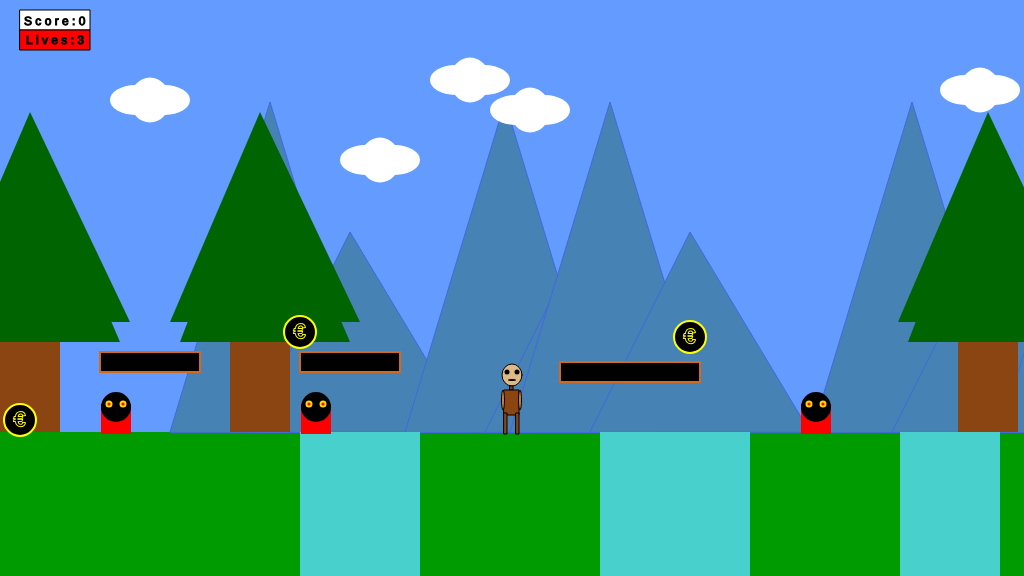
Frame 1 (no input)
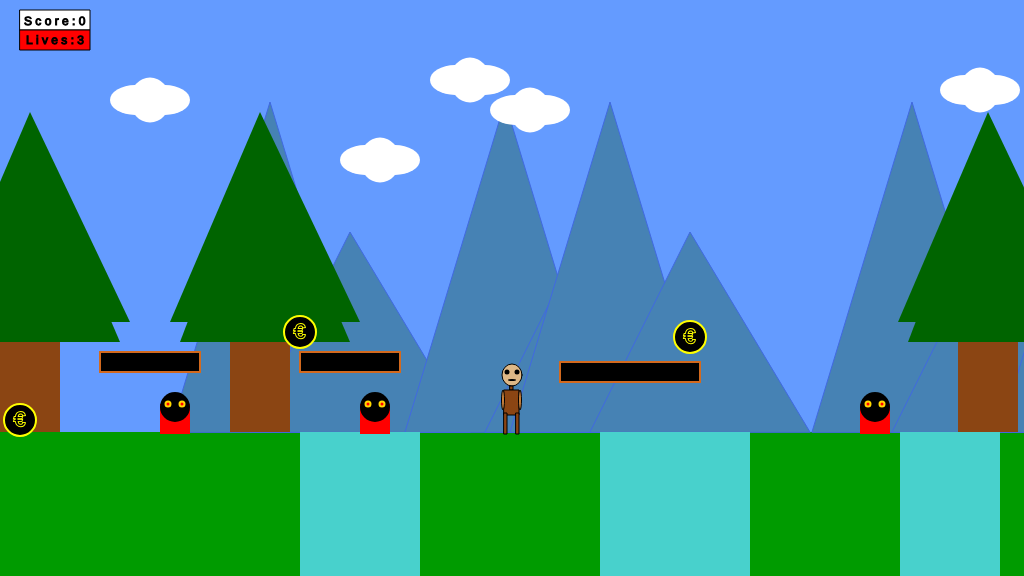
Frame 60 (no input)
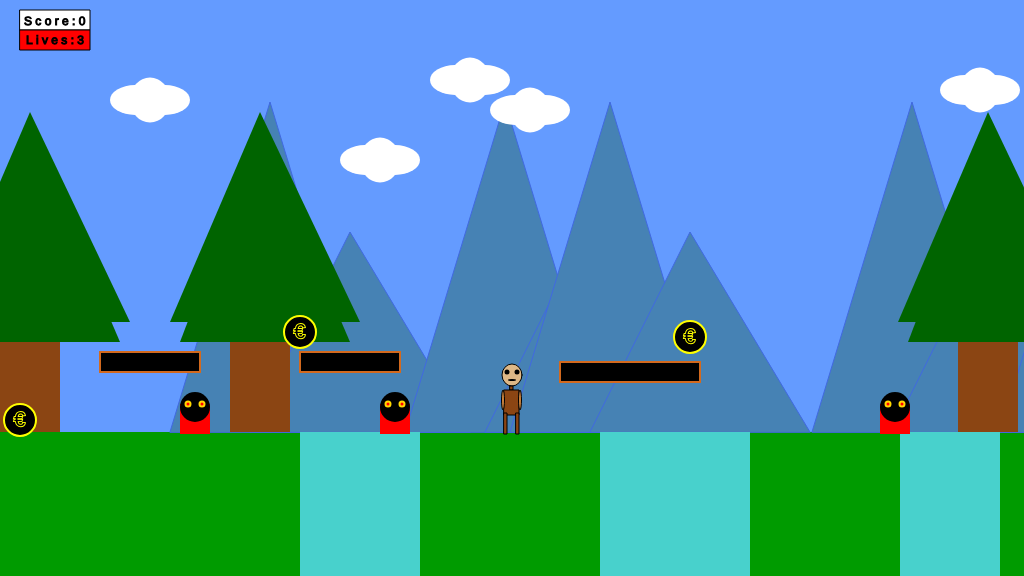
Frame 120 (the mouse pressed at the canvas centre since frame 60)

The p5.js sketch that drew these frames (run headless with seeded random() and noise() and a simulated clock; from frame 60 on, the mouse is pressed at the canvas centre):

// p5.js sketch
// ── sketch.js
 /*

 Game Project

Created By UMER FAROOQ

Game interaction

*/
// This is the final version of the game project


var gameChar_x;
var gameChar_y;
var floorPos_y;
var canyon;
var collectable;
var trees_x;
var clouds;
var mountains;
var cameraPosX;



var isLeft;
var isRight;
var isPlummeting;
var isFalling;
var game_score;
var keyCode;
var flagpole;

var lives;
var platforms;
var enemies; 
function setup()
{
	createCanvas(1024, 576);
	floorPos_y = height * 3/4;
	lives = 3;
    startGame();

    
}
function draw()
{
cameraPosX=gameChar_x-width/2
	///////////DRAWING CODE//////////

	background(100,155,255); //fill the sky blue
 
   
    
	noStroke();
	fill(0,155,0);
	rect(0, floorPos_y, width, height - floorPos_y); 
    //draw some green ground
    push()
    translate(-cameraPosX, 0)
 //DECLARE THE FUNCTIONS
    
   push();
    drawMountains();
    drawTrees();
    drawClouds();
    renderFlagpole();
    checkFlagpole();
    
   
  for (var i = 0; i < collectable.length; i++){
       drawCollectable(collectable[i]);
        
       checkCollectable(collectable[i]);
    }
    
    for (var i = 0; i < canyon.length; i++){
       drawCanyon(canyon[i]); 
        checkCanyon(canyon[i]);
    }
    
    
    for (var i =0; i < platforms.length; i++){
         platforms[i].draw();
    }
     for ( var i = 0; i < enemies.length; i++)
     {
         enemies[i].draw();
         
         var isContact = enemies[i].checkContact(gameChar_x,gameChar_y);
         if(isContact)
             {
                 if (lives > 0 )
                 {
                 lives -=1;
                 startGame();
                     break;
                 }
             }
     }
    pop();
	//the game character
	if(isLeft && isFalling)
	{
		// add your jumping-left code
      //face
    fill(222,184,135);
    stroke(0);
    ellipse(gameChar_x ,gameChar_y -57, 20,22);
    
//body
    fill(139,69,19);
    rect(gameChar_x -2,gameChar_y-46, 3,4);
     rect(gameChar_x -4,gameChar_y-42, 7,20);
    //legs
    
    rect(gameChar_x -6,gameChar_y-22, 3,16);
    rect(gameChar_x  ,gameChar_y-22, 3,16);
    
    //hands
    
    stroke(0);
    fill(205,133,63);
    ellipse(gameChar_x -7 ,gameChar_y -40,20,3);
    
    // eyes
        noStroke();

fill(0);
    ellipse(gameChar_x -5, gameChar_y - 60,5,5);
    
    //mouth 
    ellipse(gameChar_x -5, gameChar_y - 52, 5, 2);

}

	else if(isRight && isFalling)
	{
		// add your jumping-right code
        
        
   
  //face
    fill(222,184,135);
    stroke(0);
    ellipse(gameChar_x ,gameChar_y -57, 20,22);
    
//body
    fill(139,69,19);
    rect(gameChar_x -2,gameChar_y-46, 3,4);
     rect(gameChar_x -4,gameChar_y-42, 7,20);
    //legs
    rect(gameChar_x -4,gameChar_y-22, 3,16);
    rect(gameChar_x +2 ,gameChar_y-22, 3,16);
    
    //hands
    
        stroke(0);
    fill(205,133,63);
    ellipse(gameChar_x +7 ,gameChar_y -40,20,3);
    
    // eyes
        noStroke();

fill(0);
    ellipse(gameChar_x +5, gameChar_y - 60,5,5);
    
    //mouth 
    ellipse(gameChar_x +5, gameChar_y - 52, 5, 2);


	}
	else if(isLeft)
	{
		// add your walking left code
         
        
   //face
    fill(222,184,135);
    stroke(0);
    ellipse(gameChar_x ,gameChar_y -57, 20,22);
    
//body
    fill(139,69,19);
    rect(gameChar_x -2,gameChar_y-46, 3,4);
     rect(gameChar_x -4,gameChar_y-42, 7,25);
    //legs
    rect(gameChar_x -6,gameChar_y-19, 3,21);
    rect(gameChar_x  ,gameChar_y-19, 3,21);
    
    //hands
    
        stroke(0);
    fill(205,133,63);
    ellipse(gameChar_x ,gameChar_y -32,3,20);
    
    // eyes
        noStroke();

fill(0);
    ellipse(gameChar_x -5, gameChar_y - 60,5,5);
    
    //mouth 
    ellipse(gameChar_x -5, gameChar_y - 52, 5, 2);



	}
	else if(isRight)
	{
		// add your walking right code
        
        
    //face
    fill(222,184,135);
    stroke(0);
    ellipse(gameChar_x ,gameChar_y -57, 20,22);
    
//body
    fill(139,69,19);
    rect(gameChar_x -2,gameChar_y-46, 3,4);
     rect(gameChar_x -4,gameChar_y-42, 7,25);
    //legs
    rect(gameChar_x -4,gameChar_y-19, 3,21);
    rect(gameChar_x +2 ,gameChar_y-19, 3,21);
    
    //hands
    
        stroke(0);
    fill(205,133,63);
    ellipse(gameChar_x ,gameChar_y -32,3,20);
    
    // eyes
        noStroke();

fill(0);
    ellipse(gameChar_x +5, gameChar_y - 60,5,5);
    
    //mouth 
    ellipse(gameChar_x +5, gameChar_y - 52, 5, 2);






	}
	else if(isFalling || isPlummeting)
	{
		// add your jumping facing forwards code
           
        
  //face
     fill(222,184,135);
    stroke(0);
    ellipse(gameChar_x ,gameChar_y -57, 20,22);
    //body
    fill(139,69,19);
    rect(gameChar_x -2,gameChar_y-46, 3,4);
     rect(gameChar_x -8,gameChar_y-42, 15,20);
    //legs
    rect(gameChar_x -8,gameChar_y-22, 3,16);
    rect(gameChar_x + 4,gameChar_y-22, 3,16);
    
     //hands
        stroke(0);  
    fill(205,133,63);
    ellipse(gameChar_x +12,gameChar_y -40,20,3);
       ellipse(gameChar_x -12,gameChar_y -40,20,3);

 // eyes
        noStroke();

fill(0);
    ellipse(gameChar_x -5, gameChar_y - 60,5,5);
    ellipse(gameChar_x +5, gameChar_y - 60,5,5);
    
    //mouth 
    ellipse(gameChar_x , gameChar_y - 52, 8, 2);

	}
	else
	{
		// add your standing front facing code
        
     //face
    fill(222,184,135);
    stroke(0);
    ellipse(gameChar_x ,gameChar_y -57, 20,22);
    
//body
    fill(139,69,19);
    rect(gameChar_x -2,gameChar_y-46, 3,4);
     rect(gameChar_x -8,gameChar_y-42, 15,25);
    //legs
    rect(gameChar_x -8,gameChar_y-19, 3,21);
    rect(gameChar_x + 4,gameChar_y-19, 3,21);
    
    //hands
    
        stroke(0);
    fill(205,133,63);
    ellipse(gameChar_x +8,gameChar_y -32,3,20);
       ellipse(gameChar_x -9,gameChar_y -32,3,20);
    
     // eyee
        noStroke();
    fill(0);
    ellipse(gameChar_x -5, gameChar_y - 60,5,5);
    ellipse(gameChar_x +5, gameChar_y - 60,5,5);
    
    //mouth 
    ellipse(gameChar_x , gameChar_y - 52, 8, 2);

    }
    pop();
    // score couter 
   
    fill(255);
    stroke(0);
    rect(20,10,70,20);
    fill(0);
    text("S c o r e : " + game_score, 24, 25);
   checkPlayerDie();

	///////////INTERACTION CODE//////////
	//Put conditional statements to move the game character below here
    
    if(isLeft == true)
        {
            gameChar_x -= 6;
        }
    
    if(isRight == true) 
        {
            gameChar_x += 6;
        }
    
    // character jumping 
    if(gameChar_y < floorPos_y)
        {    var isContact = false;
            for( var i =0;i < platforms.length; i++)
            {
               if ( platforms[i].checkContact(gameChar_x,gameChar_y) == true)
                {
                    isContact = true;
                    isFalling = false;
                    break;
                } 
            }
         if (isContact == false){
              isFalling = true;
             gameChar_y= gameChar_y + 2; 
               
   
         }
        
        }
    else{isFalling=false}
//-------------------------------------------------
    
    
    
    
    
    
    
    ///--------------------------------------------
    
    
    
   
    if(gameChar_y> floorPos_y-2 && (gameChar_x>canyon.x_pos+10 && gameChar_x<canyon.x_pos+canyon.width-10))
        {gameChar_y+=5
        isPlummeting=true
        }
        
    
    
    
    
    fill(0);
         if(lives<1){
             
             text("!GAME OVER! \n Press SPACE TO CONTINUE ",width/2,height /3,200);
              isLeft=false
             isRight=false
             if (keyCode == 32){
                 startGame();
                 lives = 3;
             }
              return;
         }    
    if (flagpole.isReached == true){
        text("Level Completed. Press Space to Continue", width/2,height /4,800);
    }
}



function keyPressed()
{
	// if statements to control the animation of the character when
	// keys are pressed.

	//open up the console to see how these work
	//console.log("keyPressed: " + key);
	//console.log("keyPressed: " + keyCode);
    if(keyCode == 65)
        {
            //console.log("a");
            isLeft = true;
        }
    if(keyCode == 68)
        {
            //console.log("d");
            isRight = true;
        }
    
        if(keyCode == 87 && gameChar_y==floorPos_y)
            {
                gameChar_y-=100
                isFalling==true
            }
            
    
}


function keyReleased()
{
	// if statements to control the animation of the character when
	// keys are released.

	//console.log("keyReleased: " + key);
	//console.log("keyReleased: " + keyCode);
    
    if(keyCode == 65)
        {
            //console.log("a");
            isLeft = false;
        }
else if(keyCode == 68)
        {
            //console.log("d");
            isRight = false;
        }
}


function drawClouds(){
      for (var u = 0 ; u  < clouds.length;u++){
        noStroke();
          fill(255);
    ellipse(clouds[u].pos_x+15, clouds[u].pos_y , 50,30);
            
    ellipse(clouds[u].pos_x, clouds[u].pos_y,40,45);
 ellipse(clouds[u].pos_x - 15, clouds[u].pos_y,50,30);
             }

    
    
    
}

function drawMountains(){
      for (var m = 0 ; m  < mountains.length;m++){
    fill(70,130,180);
          
    stroke(65,105,225);
    triangle(mountains[m].x_pos-100,mountains[m].y_pos,mountains[m].x_pos,mountains[m].y_pos-330,mountains[m].x_pos+100,mountains[m].y_pos);
        
        triangle(mountains[m].x_pos-20,mountains[m].y_pos,mountains[m].x_pos+80,mountains[m].y_pos-200,mountains[m].x_pos+200,mountains[m].y_pos);
   
    
    }
  
    
}


function drawTrees(){
    for(var i=0; i<trees_x.length;i++){
fill(139,69,19);
        noStroke();
    rect(trees_x[i],282,60,150);
       fill(0,100,0);

   triangle(trees_x[i]-50,floorPos_y-90,trees_x[i]+120,floorPos_y-90,trees_x[i]+30,floorPos_y-300);
           triangle(trees_x[i]-60,floorPos_y-110,trees_x[i]+130,floorPos_y-110,trees_x[i]+30,floorPos_y-320);

    }
    
}
    function drawCollectable(t_collectable){
     
        if(t_collectable.isFound==false)
    {    
    fill(0);
        stroke(255,255,0);
        strokeWeight(2);

ellipse(t_collectable.x_pos,t_collectable.y_pos,t_collectable.size);
//fill(255,204,0);
       // noStroke();
textSize(20);
text("€", t_collectable.x_pos - 6, t_collectable.y_pos + 6)}
       
               }

        
    

function  drawCanyon(t_canyon){
    noStroke();
    fill(72,209,204);
     rect(t_canyon.x_pos, floorPos_y, t_canyon.width,floorPos_y);
}

    


function checkCollectable(t_collectable){
    if ((dist(t_collectable.x_pos, t_collectable.y_pos, gameChar_x,gameChar_y)< 60 || dist(t_collectable.x_pos,t_collectable.y_pos,gameChar_x,gameChar_y - 70) < 60) && t_collectable.isFound == false){
        t_collectable.isFound = true;
        game_score +=1;
    }
    
}
 

function checkCanyon(t_canyon){
    if (gameChar_x <= (t_canyon.x_pos + t_canyon.width) && gameChar_x >= t_canyon.x_pos && gameChar_y == floorPos_y){
        isPlummeting = true;
    }
    if (isPlummeting == true){
        gameChar_y = gameChar_y +2;
    }
}

function renderFlagpole(){
    push();
    strokeWeight(13);
    stroke(0);
    rect(flagpole.x_pos -13,floorPos_y - 20,30,20)
    line(flagpole.x_pos +2,floorPos_y-10,flagpole.x_pos,floorPos_y -350);
    fill(255);
    noStroke();
    if (flagpole.isReached)
    {
    rect(flagpole.x_pos, floorPos_y - 335,130,100 )
    fill(255,0,0);
        rect(flagpole.x_pos, floorPos_y - 294,130,20)
        rect(flagpole.x_pos + 55, floorPos_y - 335,20,100)
    }
    else
    {
         rect(flagpole.x_pos, floorPos_y - 100,130,100)
        fill(255,0,0)
        rect(flagpole.x_pos , floorPos_y - 100,130,20)
        rect(flagpole.x_pos + 100 , floorPos_y - 100,20,100)
        
        
    }
}

function checkFlagpole()
{
    
 var d = abs(gameChar_x - flagpole.x_pos);
    
    if (d<12)
        {
          flagpole.isReached = true;  
        }
    
}

function checkPlayerDie()
{
    if (isPlummeting == true && lives > 0){
        lives -=1;
        if (lives > 0){
            startGame();
        }
    }
   
    //lives board
    stroke(0);
    fill(255,0,0);
    rect(20,30,70,20);
    fill(0);
   text("L i v e s : " + lives,26,35,150); 
}

function startGame()
  {
   gameChar_x = width/2;
	gameChar_y = floorPos_y;
    isLeft = false;
    isRight = false;
    isPlummeting = false;
    isFalling = false;
    cameraPosX=0
     
    canyon = [ {x_pos:300 , width: 120},
             {x_pos:600 , width: 150},
             {x_pos:1700 , width: 80},
              {x_pos:900 , width: 100},
              
              {x_pos:1300 , width: 100},
               {x_pos:2500 , width: 400},
             ]

    collectable = [{x_pos: 20, y_pos: floorPos_y-12, size: 32,isFound:false},
                 
                   {x_pos: 300, y_pos: floorPos_y-100, size: 32,isFound:false},
               
                   {x_pos: 690, y_pos: floorPos_y-95, size: 32,isFound:false},
                
                   {x_pos: 1100, y_pos : floorPos_y-100, size: 32,isFound:false},
                
                   {x_pos: 1260, y_pos: floorPos_y-12, size: 32,isFound:false},
                 
                   {x_pos: 2160, y_pos: floorPos_y-190, size: 32,isFound:false},
                    
                   {x_pos: 2740, y_pos: floorPos_y-190, size: 32,isFound:false},
                    
                   {x_pos: 2730, y_pos: floorPos_y-40, size: 32,isFound:false},
                 
                 
                 ]
    
    trees_x=[0,230,958,1210,1400,1860,2178,2498,2778,2990,3200,3433,3844,4200,4600]
    mountains = [{x_pos:270,y_pos:floorPos_y},
                 {x_pos:505,y_pos:floorPos_y},
                  {x_pos:610,y_pos:floorPos_y},
                   {x_pos:912,y_pos:floorPos_y},
                    {x_pos:1100,y_pos:floorPos_y},
                     {x_pos:1400,y_pos:floorPos_y},
                      {x_pos:1600,y_pos:floorPos_y},
                     {x_pos:1700,y_pos:floorPos_y},
                    {x_pos:1900,y_pos:floorPos_y},
                   {x_pos:2100,y_pos:floorPos_y},
                  {x_pos:2200,y_pos:floorPos_y},
                 {x_pos:2400,y_pos:floorPos_y},
                {x_pos:2600,y_pos:floorPos_y},
               {x_pos:2800,y_pos:floorPos_y},
                
                 
   
    ]
     clouds = [ {pos_x:150,pos_y:100},                                      
                {pos_x:380,pos_y:160},
                 {pos_x:470,pos_y:80},
                  {pos_x:530,pos_y:110},
                   {pos_x:980,pos_y:90},
                    {pos_x:1260,pos_y:80},
                     {pos_x:1400,pos_y:60},
                      {pos_x:1560,pos_y:80},
                       {pos_x:1650,pos_y:90},
                        {pos_x:1800,pos_y:70},
                       {pos_x:1950,pos_y:80},
                      {pos_x:2178,pos_y:90},
                     {pos_x:2398,pos_y:80},
                    {pos_x:2500,pos_y:190},
                   {pos_x:2650,pos_y:100},
                  {pos_x:2800,pos_y:120},
                 {pos_x:2970,pos_y:130},
                {pos_x:3200,pos_y:150},
           
             ]
      
      
      //platfroms
    
    platforms = [];
    platforms.push(createPlatfroms(100,floorPos_y -80,100));
    platforms.push(createPlatfroms(300,floorPos_y -80,100));
    platforms.push(createPlatfroms(560,floorPos_y -70,140));
    platforms.push(createPlatfroms(1150,floorPos_y -80,200));
    platforms.push(createPlatfroms(1500,floorPos_y -80,100));
    platforms.push(createPlatfroms(1800,floorPos_y -80,100));
    platforms.push(createPlatfroms(1950,floorPos_y -120,100));
    platforms.push(createPlatfroms(2100,floorPos_y -150,100));
    platforms.push(createPlatfroms(2500,floorPos_y -80,100));
    platforms.push(createPlatfroms(2580,floorPos_y -120,300));
    platforms.push(createPlatfroms(2580,floorPos_y -30,300));


    //ENEMIES
    enemies = [];
    enemies.push(new Enemy(100,floorPos_y -10, 100));
    enemies.push(new Enemy(300,floorPos_y -10, 100));
    enemies.push(new Enemy(800,floorPos_y -10, 100));
    enemies.push(new Enemy(1100,floorPos_y -10, 100));
    enemies.push(new Enemy(1850,floorPos_y -10, 100));
    //enemies.push(new Enemy(2750,floorPos_y -40, 100));
    enemies.push(new Enemy(3100,floorPos_y -10, 100));
  


game_score = 0 ;
    flagpole = {isReached:false, x_pos:3670}

}


function createPlatfroms(x, y, length){
    var  p = {
        x: x,
        y: y,
        length: length,
        draw: function(){
            fill(0);
            stroke(210,105,30);
            strokeWeight(2);
            rect(this.x,this.y,this.length,20);
        
    },
        checkContact: function ( gc_x,gc_y){
         
        if (gc_x > this.x && gc_x < this.x + this.length)
            {
                var d = this.y - gc_y;
                
                if (d >= 0 && d < 5)
                {
                    return true;
                }
                return false;
            }
         }
    }
    return p;
}

function Enemy(x, y, range)
{
    
    this.x = x; 
    this.y = y;
    this.range = range;
    
    this.currentX = x;
    this.inc = 1;
    
    this.update = function()
    {
        this.currentX += this.inc;
        
        if ( this.currentX >= this.x + this.range)
            {
                this.inc = -1;
            }
        else if (this.currentX < this.x)
            {
                this.inc = 1;
            }
    }
    this.draw = function ()
    {
        this.update();
       fill(255,0,0);
        noStroke();
        rect(this.currentX,this.y-18,30,30);
        fill(0);
        ellipse(this.currentX + 15,this.y-15,30,30);
        fill(255,0,0);
        stroke(255,215,0);
        ellipse(this.currentX + 22,this.y-18,5,5);
        ellipse(this.currentX +8,this.y-18,5,5);
    
    }
    this.checkContact = function (gc_x,gc_y)
    {
        var d = dist (gc_x,gc_y,this.currentX,this.y)
         if (d < 20){
             return true;
         } 
        return false;
    }
}
//------------------------------------------------
